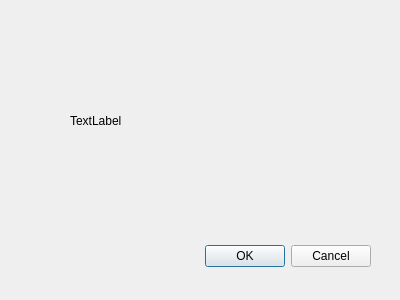
<?xml version="1.0" encoding="UTF-8"?>
<ui version="4.0">
 <class>Camera</class>
 <widget class="QDialog" name="Camera">
  <property name="geometry">
   <rect>
    <x>0</x>
    <y>0</y>
    <width>400</width>
    <height>300</height>
   </rect>
  </property>
  <property name="windowTitle">
   <string>Dialog</string>
  </property>
  <widget class="QDialogButtonBox" name="buttonBox">
   <property name="geometry">
    <rect>
     <x>30</x>
     <y>240</y>
     <width>341</width>
     <height>32</height>
    </rect>
   </property>
   <property name="orientation">
    <enum>Qt::Horizontal</enum>
   </property>
   <property name="standardButtons">
    <set>QDialogButtonBox::Cancel|QDialogButtonBox::Ok</set>
   </property>
  </widget>
  <widget class="QLabel" name="cam_data">
   <property name="geometry">
    <rect>
     <x>70</x>
     <y>30</y>
     <width>261</width>
     <height>181</height>
    </rect>
   </property>
   <property name="text">
    <string>TextLabel</string>
   </property>
  </widget>
 </widget>
 <resources/>
 <connections>
  <connection>
   <sender>buttonBox</sender>
   <signal>accepted()</signal>
   <receiver>Camera</receiver>
   <slot>accept()</slot>
   <hints>
    <hint type="sourcelabel">
     <x>248</x>
     <y>254</y>
    </hint>
    <hint type="destinationlabel">
     <x>157</x>
     <y>274</y>
    </hint>
   </hints>
  </connection>
  <connection>
   <sender>buttonBox</sender>
   <signal>rejected()</signal>
   <receiver>Camera</receiver>
   <slot>reject()</slot>
   <hints>
    <hint type="sourcelabel">
     <x>316</x>
     <y>260</y>
    </hint>
    <hint type="destinationlabel">
     <x>286</x>
     <y>274</y>
    </hint>
   </hints>
  </connection>
 </connections>
</ui>
